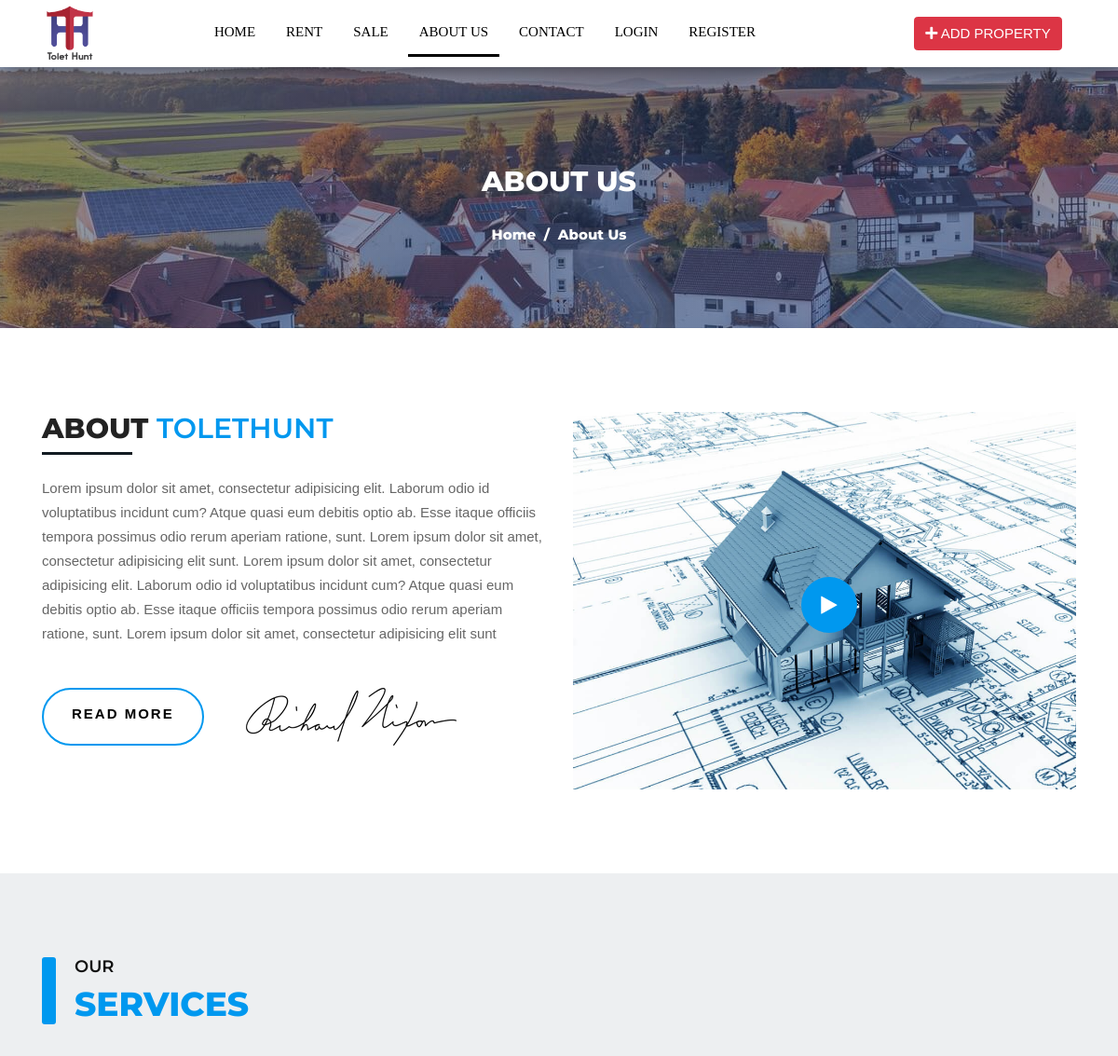
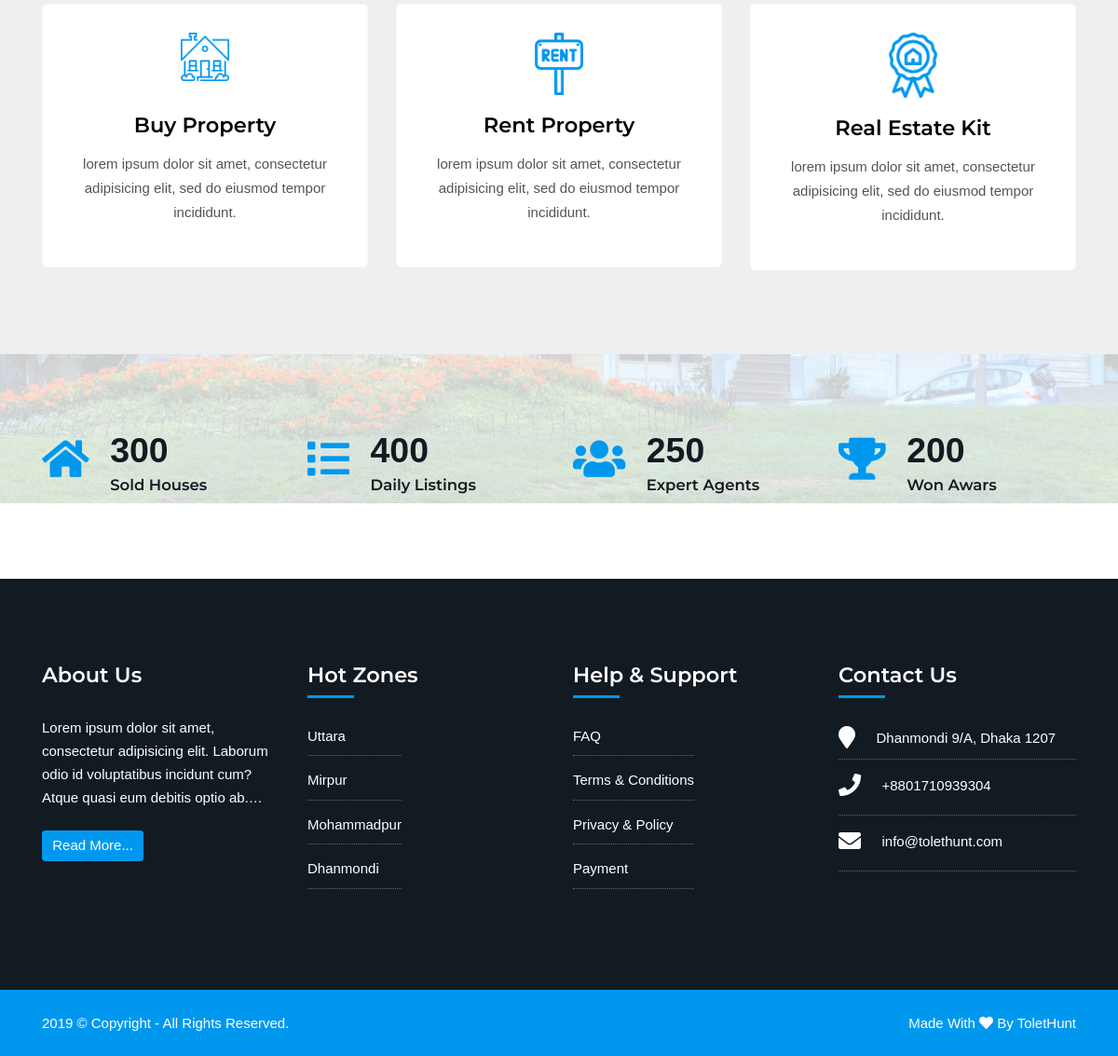
Page /about.php on the committed database (2 pictures, top to bottom).
### tables this page shows
CREATE TABLE `about_us` (
  `ABOUT_US_NO` int(11) NOT NULL,
  `ABOUT_US` longtext NOT NULL,
  `VIDEO_URL` text NOT NULL,
  `CONTACT_NO` varchar(55) NOT NULL,
  `EMAIL` varchar(55) NOT NULL,
  `ADDRESS` text NOT NULL
);

CREATE TABLE `gen_areas` (
  `AREA_NO` int(11) NOT NULL,
  `CITY_NO` int(11) NOT NULL,
  `AREA_NAME` varchar(255) NOT NULL,
  `AREA_IMAGE` varchar(255) NOT NULL,
  `SHOW_HOME` int(1) NOT NULL DEFAULT '0',
  `CREATED_BY` int(11) NOT NULL,
  `CREATED_ON` datetime NOT NULL,
  `IS_DELETED` int(1) NOT NULL DEFAULT '0',
  `DELETED_BY` int(11) NOT NULL,
  `DELETED_ON` int(11) NOT NULL,
  `IS_UPDATED` int(1) NOT NULL DEFAULT '0',
  `UPDATED_BY` int(11) NOT NULL,
  `UPDATED_ON` datetime NOT NULL
);

### about.php (the view, shortened to what this page needs)
<?php
    $currentPage ='about';
 ?>
<?php include 'includes/header.php' ?>
	<section class="headings">
		<div class="text-heading text-center">
			<div class="container">
				<h1>About Us</h1>
				<h2><a href="index.php">Home </a> &nbsp;/&nbsp; About Us</h2>
			</div>
		</div>
	</section>
	<section class="about-us">
		<div class="container">
			<div class="row">
				<div class="col-lg-6 col-md-12 who-1">
					<div>
						<h2 class="text-left mb-4">About <span>Tolethunt</span></h2>
					</div>
					<div class="pftext">
						<p><?=$about['ABOUT_US']?></p>
					</div>
					<div class="box bg-2">
						<a href="about.php" class="text-center button button--moema button--text-thick button--text-upper button--size-s">read More</a>
						<img src="images/signature.png" class="ml-5" alt="">
					</div>
				</div>
				<div class="col-lg-6 col-md-12 who">
					<div class="wprt-image-video w50">
						<a class="icon-wrap popup-video popup-youtube" href="<?=$about['VIDEO_URL']?>" target="_blank"></a>
					</div>
				</div>
			</div>
		</div>
	</section>
	<main class="services-2">
		<div class="container">
			<div class="section-title">
				<h3>Our</h3>
				<h2>Services</h2>
			</div>
			<div class="row service-1">
				<article class="col-md-4 serv">
					<div class="art-1 img-1">
						<img src="images/1.png" width="52" alt="">
						<h3>Buy Property</h3>
						<p>lorem ipsum dolor sit amet, consectetur adipisicing elit, sed do eiusmod tempor incididunt.</p>
					</div>
				</article>
				<article class="col-md-4 serv">
					<div class="art-1 img-2">
						<img src="images/2.png" width="52" alt="">
						<h3>Rent Property</h3>
						<p>lorem ipsum dolor sit amet, consectetur adipisicing elit, sed do eiusmod tempor incididunt.</p>
					</div>
				</article>
				<article class="col-md-4 serv">
					<div class="art-1 img-3">
						<img src="images/3.png" width="52" alt="">
						<h3>Real Estate Kit</h3>
						<p>lorem ipsum dolor sit amet, consectetur adipisicing elit, sed do eiusmod tempor incididunt.</p>
					</div>
				</article>
			</div>
		</div>
	</main>
	<section class="counterup">
		<div class="container">
			<div class="row">
				<div class="col-lg-3 col-md-6 col-xs-12">
					<div class="countr">
						<i class="fa fa-home" aria-hidden="true"></i>
						<div class="count-me">
							<p class="counter text-left">300</p>
							<h3>Sold Houses</h3>
						</div>
					</div>
				</div>
				<div class="col-lg-3 col-md-6 col-xs-12">
					<div class="countr">
						<i class="fa fa-list" aria-hidden="true"></i>
						<div class="count-me">
							<p class="counter text-left">400</p>
							<h3>Daily Listings</h3>
						</div>
					</div>
				</div>
				<div class="col-lg-3 col-md-6 col-xs-12">
					<div class="countr mb-0">
						<i class="fa fa-users" aria-hidden="true"></i>
						<div class="count-me">
							<p class="counter text-left">250</p>
							<h3>Expert Agents</h3>
						</div>
					</div>
				</div>
				<div class="col-lg-3 col-md-6 col-xs-12">
					<div class="countr mb-0 last">
						<i class="fa fa-trophy" aria-hidden="true"></i>
						<div class="count-me">
							<p class="counter text-left">200</p>
							<h3>Won Awars</h3>
						</div>
					</div>
				</div>
			</div>
		</div>
	</section>
	<?php include 'includes/footer.php' ?>

### includes/header.php (shortened to what this page needs)
<?php include('config/db_connection.php');?>
<!DOCTYPE html>
<html lang="zxx">
<head>
	<link rel="stylesheet" href="css/jquery-ui.css">
	<link rel="stylesheet" href="css/fontawesome-all.min.css">
	<link rel="stylesheet" href="css/font-awesome.min.css">
	<link rel="stylesheet" href="https://use.fontawesome.com/releases/v5.8.1/css/all.css">
	<link rel="stylesheet" href="revolution/css/settings.css">
	<link rel="stylesheet" href="revolution/css/layers.css">
	<link rel="stylesheet" href="revolution/css/navigation.css">
	<link rel="stylesheet" href="css/leaflet.css">
	<link rel="stylesheet" href="css/leaflet-gesture-handling.min.css">
	<link rel="stylesheet" href="css/leaflet.markercluster.css">
	<link rel="stylesheet" href="css/leaflet.markercluster.default.css">
	<link rel="stylesheet" href="css/search.css">
	<link rel="stylesheet" href="css/animate.css">
	<link rel="stylesheet" href="css/magnific-popup.css">
	<link rel="stylesheet" href="css/lightcase.css">
	<link rel="stylesheet" href="css/owl-carousel.css">
	<link rel="stylesheet" href="css/owl.carousel.min.css">
	<link rel="stylesheet" href="css/bootstrap.css">
	<link rel="stylesheet" href="css/styles.css">
	<link rel="stylesheet"  href="css/custom.css">
	<link rel="stylesheet" href="css/pretty.css">
</head>
<?php
	$about_sql ="SELECT * FROM `about_us` WHERE 1";
	$about = mysqli_fetch_array(mysqli_query($con,$about_sql));
?>
<body class="inner-pages">
	<div class="header">
		<div class="header-bottom heading sticky-header" id="heading">
			<div class="container">
				<a href="index.php" class="logo">
					<img src="images/logo.png" alt="realhome">
				</a>
				<nav id="main-menu" class="collapse">
					<ul>
						<li class="<?php if($currentPage =='home'){echo 'active';}?>"><a  href="index.php">Home</a></li>
						<li class="<?php if($currentPage =='rent'){echo 'active';}?>"><a href="<?='property.php'.'?rent'?>"> Rent</a></li>
						<li  class="<?php if($currentPage =='sale'){echo 'active';}?>"><a href="<?='property.php'.'?sale'?>"> Sale</a></li>
						<li class="<?php if($currentPage =='about'){echo 'active';}?>"><a href="about.php">About Us</a></li>
						<li class="<?php if($currentPage =='contact'){echo 'active';}?>"><a href="contact-us.php">Contact</a></li>
						<?php
								if(empty($_SESSION['client'])):
							?>
						<li class="<?php if($currentPage =='login'){echo 'active';}?>"><a href="login.php">Login</a></li>
						<li class="<?php if($currentPage =='register'){echo 'active';}?>"><a href="register.php">Register</a></li>
						<?php else :?>
						<li class="<?php if($currentPage =='dashboard'){echo 'active';}?>"><a href="dashboard.php">Dashboard</a></li>
						<li class="<?php if($currentPage =='logout'){echo 'active';}?>"><a href="logout.php">Logout</a></li>
						<?php endif; ?>
					</ul>
				</nav>
<div class="get-quote hidden-sm-down ">
					<a class="" href="propertyAD.php">
						<button  class="btn btn-danger propertyBtn"><i class="fa fa-plus"></i>  ADD PROPERTY</button>
					</a>
				</div>
			</div>
		</div>
	</div>

### includes/footer.php (shortened to what this page needs)
	<footer class="first-footer">
		<div class="top-footer">
			<div class="container">
				<div class="row">
					<div class="col-lg-3 col-md-6">
						<h3>About Us</h3>
						<div class="netabout">
							<p style="overflow: hidden;text-overflow: ellipsis;display: -webkit-box;line-height: 25px;max-height: 100px;-webkit-line-clamp: 4;-webkit-box-orient: vertical;"><?=$about['ABOUT_US']?></p>
							<a href="about.php" class="btn btn-secondary">Read More...</a>
						</div>
					</div>
					<div class="col-lg-3 col-md-6">
						<div class="navigation">
							<h3>Hot Zones</h3>
							<div class="nav-footer">
								<ul>
								<?php
				                    $sql_area ="SELECT * FROM `gen_areas` WHERE `IS_DELETED`=0 AND `SHOW_HOME`=1";
				                    $area_query = mysqli_query($con,$sql_area);
				                    while($area_row = mysqli_fetch_array($area_query)):
				                ?>
									<li><a href="<?='property.php'.'?area='.$area_row['AREA_NO']?>"><?=$area_row['AREA_NAME']?></a></li>
								<?php endwhile;?>
								</ul>
							</div>
						</div>
					</div>
					<div class="col-lg-3 col-md-6">
						<div class="navigation">
							<h3>Help & Support</h3>
							<div class="nav-footer">
								<ul>
									<li><a href="faq.php">FAQ</a></li>
								<li><a href="index.php">Terms & Conditions</a></li>
								<li><a href="index.php">Privacy & Policy</a></li>
								<li><a href="index.php">Payment</a></li>
								</ul>
							</div>
						</div>
					</div>
					<div class="col-lg-3 col-md-6">
						<div class="contactus navigation">
							<h3>Contact Us</h3>
							<ul>
								<li>
									<div class="info">
										<i class="fa fa-map-marker" aria-hidden="true"></i>
										<p class="in-p"><?=$about['ADDRESS']?></p>
									</div>
								</li>
								<li>
									<div class="info">
										<i class="fa fa-phone" aria-hidden="true"></i>
										<p class="in-p"><a href="callto:+88<?=$about['CONTACT_NO']?>"><?=$about['CONTACT_NO']?></a></p>
									</div>
								</li>
								<li>
									<div class="info">
										<i class="fa fa-envelope" aria-hidden="true"></i>
										<p class="in-p ti"><a href="mailto:<?=$about['EMAIL']?>"><?=$about['EMAIL']?></a></p>
									</div>
								</li>
							</ul>
						</div>
					</div>
				</div>
			</div>
		</div>
		<div class="second-footer">
			<div class="container">
				<p>2019 © Copyright - All Rights Reserved.</p>
				<p>Made With <i class="fa fa-heart" aria-hidden="true"></i> By <a href="https://www.facebook.com/ji.tusher2806" target="_blank" style="color:#fff;">ToletHunt</a></p>
			</div>
		</div>
	</footer>
	<link href="https://cdnjs.cloudflare.com/ajax/libs/select2/4.0.3/css/select2.min.css" rel="stylesheet" />
</body>
</html>

### css/custom.css (style rules this page uses)
button.btn.btn-danger.propertyBtn { cursor: pointer; }

### rows in the picture
about_us: ABOUT_US "Lorem ipsum dolor sit amet, consectetur adipisicing elit. Laborum odio id voluptatibus incidunt cum? Atque quasi eum debitis optio ab. Esse itaque officiis tempora possimus odio rerum aperiam ratione, sunt. Lorem ipsum dolor sit amet, consectetur adipisicing elit sunt. Lorem ipsum dolor sit amet, consectetur adipisicing elit. Laborum odio id voluptatibus incidunt cum? Atque quasi eum debitis optio ab. Esse itaque officiis tempora possimus odio rerum aperiam ratione, sunt. Lorem ipsum dolor sit amet, consectetur adipisicing elit sunt", ABOUT_US "Lorem ipsum dolor sit amet, consectetur adipisicing elit. Laborum odio id voluptatibus incidunt cum? Atque quasi eum debitis optio…", ADDRESS "Dhanmondi 9/A, Dhaka 1207", CONTACT_NO "+8801710939304", EMAIL "info@tolethunt.com"
gen_areas: AREA_NAME "Uttara"
gen_areas: AREA_NAME "Mirpur"
gen_areas: AREA_NAME "Mohammadpur"
gen_areas: AREA_NAME "Dhanmondi"
